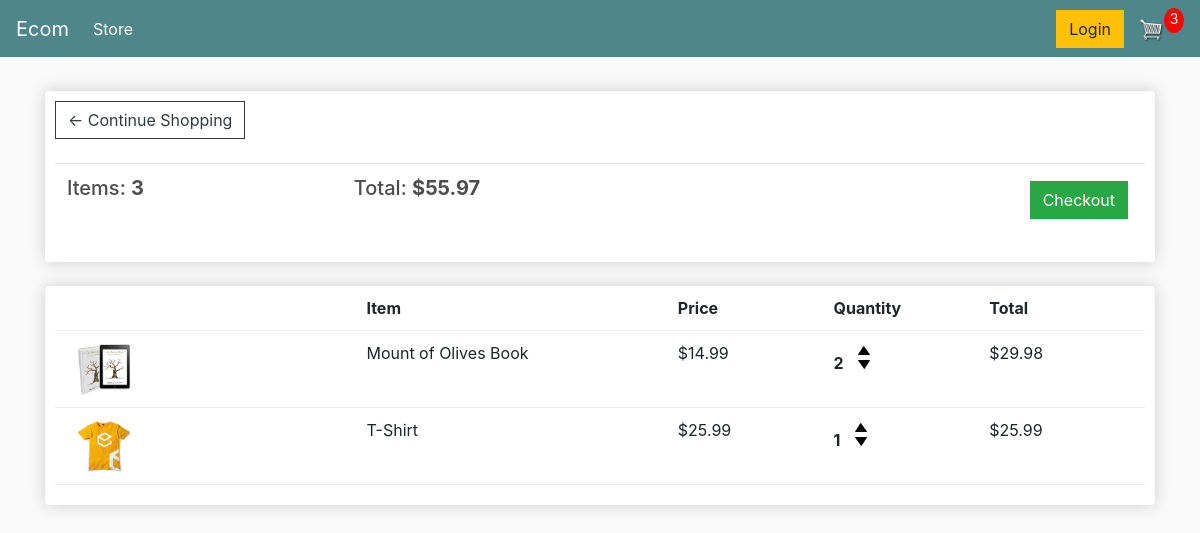
/cart/ (signed in), run on an earlier commit of the app's database.
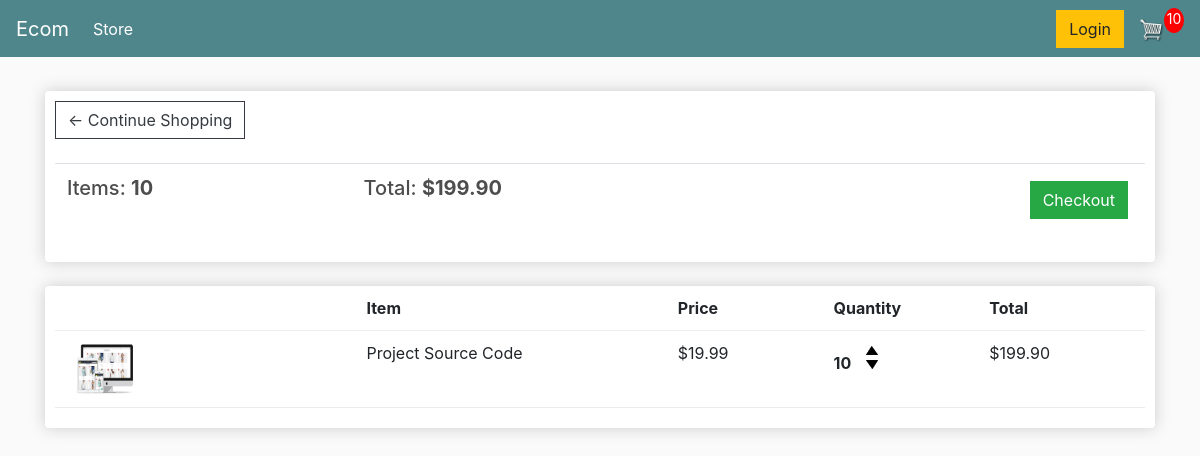
And on a later commit of the database.
### store/models.py (models this page shows, shortened)
class Order(models.Model):
    customer = models.ForeignKey(Customer, on_delete=models.SET_NULL, blank=True, null=True)
    date_ordered = models.DateTimeField(auto_now_add=True)
    complete = models.BooleanField(default=False, null=True, blank=True)
    transaction_id = models.CharField(max_length=200, null=True)
    @property
    def get_cart_total(self):
        orderitems = self.orderitem_set.all()
        total = sum([item.get_total for item in orderitems])
        return total
    @property
    def get_cart_items(self):
        orderitems = self.orderitem_set.all()
        total = sum([item.quantity for item in orderitems])
        return total

class OrderItem(models.Model):
    product = models.ForeignKey(Product, on_delete=models.SET_NULL, blank=True, null=True)
    order = models.ForeignKey(Order, on_delete=models.SET_NULL, blank=True, null=True)
    quantity = models.IntegerField(default=0, null=True, blank=True)
    date_added = models.DateTimeField(auto_now_add=True)
    @property
    def get_total(self):
        total = self.product.price * self.quantity
        return total

class Product(models.Model):
    name = models.CharField(max_length=200, null=True)
    price = models.DecimalField(max_digits=7, null=True, decimal_places=2)
    digital = models.BooleanField(default=False, null=True, blank=True)
    image = models.ImageField(null=True, blank=True)
    @property
    def image_url(self):
        try:
            url = self.image.url
        except:
            url = ''
        return url

### store/views.py (the view)
# urls.py: path('cart/', views.cart, name='cart'),
def cart(request):
    if request.user.is_authenticated:
        customer = request.user.customer
        order, created = Order.objects.get_or_create(customer=customer, complete=False)
        items = order.orderitem_set.all()
        cart_items = order.get_cart_items
    else:
        items = []
        order = {'get_cart_total': 0, 'get_cart_items': 0, 'shipping': False}
        cart_items = order['get_cart_items']
    context = {
        'items': items,
        'order': order,
        'cart_items': cart_items,
    }
    return render(request, 'store/cart.html', context)

### store/templates/store/cart.html
{% extends 'store/main.html' %}
{% load static %}
{% block content %}
	<div class="row">
		<div class="col-lg-12">
			<div class="box-element">
				<a  class="btn btn-outline-dark" href="{% url 'store' %}">&#x2190; Continue Shopping</a>
				<br>
				<br>
				<table class="table">
					<tr>
						<th><h5>Items: <strong>{{ order.get_cart_items }}</strong></h5></th>
						<th><h5>Total: <strong> ${{ order.get_cart_total|floatformat:2 }}</strong></h5></th>
						<th>
							<a  style="float:right; margin:5px;" class="btn btn-success" href="{% url 'checkout' %}">Checkout</a>
						</th>
					</tr>
				</table>
			</div>
			<br>
			<div class="box-element">
				<div class="cart-row">
					<div style="flex:2"></div>
					<div style="flex:2"><strong>Item</strong></div>
					<div style="flex:1"><strong>Price</strong></div>
					<div style="flex:1"><strong>Quantity</strong></div>
					<div style="flex:1"><strong>Total</strong></div>
				</div>
				{% for item in items %}
				<div class="cart-row">
					<div style="flex:2"><img class="row-image" src="{{ item.product.image_url }}"></div>
					<div style="flex:2"><p>{{ item.product.name }}</p></div>
					<div style="flex:1"><p>${{ item.product.price|floatformat:2 }}</p></div>
					<div style="flex:1">
						<p class="quantity">{{ item.quantity }}</p>
						<div class="quantity">
							<img data-product="{{ item.product.id }}" data-action="add" class="chg-quantity update-cart" src="{% static  'images/arrow-up.png' %}">
							<img data-product="{{ item.product.id }}" data-action="remove" class="chg-quantity update-cart" src="{% static  'images/arrow-down.png' %}">
						</div>
					</div>
					<div style="flex:1"><p>${{ item.get_total|floatformat:2 }}</p></div>
				</div>
				{% endfor %}
			</div>
		</div>
	</div>
{% endblock content %}

### store/templates/store/main.html (shortened to what this page needs)
<!DOCTYPE html>
{% load static %}
<html>
<head>
    <link rel="stylesheet" href="https://stackpath.bootstrapcdn.com/bootstrap/4.4.1/css/bootstrap.min.css"
>
    <link rel="stylesheet" type="text/css" href="{% static 'css/main.css' %}">
</head>
<body>
    <nav class="navbar navbar-expand-lg navbar-dark bg-dark">
        <a class="navbar-brand" href="{% url 'store' %}">Ecom</a>
        <div class="collapse navbar-collapse" id="navbarSupportedContent">
            <ul class="navbar-nav mr-auto">
                <li class="nav-item active">
                    <a class="nav-link" href="{% url 'store' %}">Store <span class="sr-only">(current)</span></a>
                </li>
            </ul>
            <div class="form-inline my-2 my-lg-0">
                <a href="#" class="btn btn-warning">Login</a>
                <a href="{% url 'cart' %}">
                    <img id="cart-icon" src="{% static 'images/cart.png' %}">
                </a>
                <p id="cart-total">{{ cart_items }}</p>
            </div>
        </div>
    </nav>
    <div class="container">
        <br>
        {% block content %}
        {% endblock content %}
    </div>
</body>
</html>

### static/css/main.css (style rules this page uses)
body { background-color: hsl(0, 0%, 98%); }
h1,h2,h3,h4,h5,h6 { color:hsl(0, 0%, 30%); }
.box-element { box-shadow:hsl(0, 0%, 80%) 0 0 16px; background-color: #fff; border-radius: 4px; padding: 10px; }
.bg-dark { background-color: #4f868c!important; }
#cart-icon { width:25px; display: inline-block; margin-left: 15px; }
#cart-total { display: block; text-align: center; color:#fff; background-color: red; width: 20px; height: 25px; border-radius: 50%; font-size: 14px; }
.col-lg-4, .col-lg-6, .col-lg-8, .col-lg-12 { margin-top: 10px; }
.btn { border-radius: 0; }
.row-image { width: 100px; }
.cart-row { display: flex; align-items: flex-stretch; padding-bottom: 10px; margin-bottom: 10px; border-bottom: 1px solid #ececec; }
.quantity { display: inline-block; font-weight: 700; padding-right:10px; }
.chg-quantity { width: 12px; cursor: pointer; display: block; margin-top: 5px; transition:.1s; }

What changed in the data, as far as the page shows it:
removed OrderItem: product.image_url (picture), product.name "Mount of Olives Book", product.price "14.99", quantity "2", get_total "29.98"
removed OrderItem: product.image_url (picture), product.name "T-Shirt", product.price "25.99", quantity "1", get_total "25.99"
computed for Order: get_cart_items "3" → "10"; get_cart_total "55.97" → "199.90"
added OrderItem: product.image_url (picture), product.name "Project Source Code", product.price "19.99", quantity "10", get_total "199.90"
Also different on the page:
{{ cart_items }}: "3" → "10"
